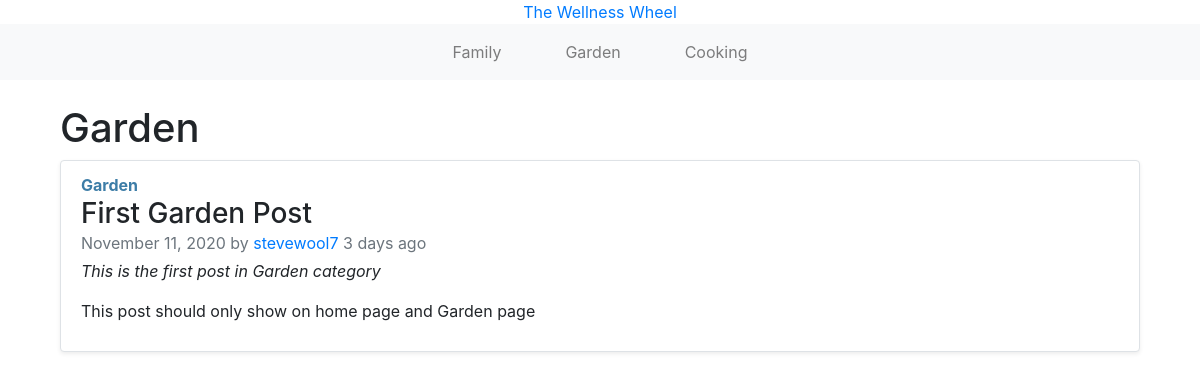
The app's page /garden/ with its own data.
### blogs/models.py (models this page shows, shortened)
class Post(models.Model):
    STATUS = (
        (0, "Draft"),
        (1, "Publish")
    )
    FAMILY = 'FAMILY'
    GARDEN = 'GARDEN'
    COOKING = 'COOKING'
    CATEGORIES = [
        (FAMILY, 'Family'),
        (GARDEN, 'Garden'),
        (COOKING, 'Cooking')
    ]
    category = models.CharField(max_length=25, choices=CATEGORIES, default='')
    title = models.CharField(max_length=200, unique=True)
    slug = models.SlugField(max_length=200, unique=True)
    author = models.ForeignKey(
        User, on_delete=models.CASCADE, related_name='blog_posts')
    updated_on = models.DateTimeField(auto_now=True)
    description = models.TextField()
    content = models.TextField()
    created_on = models.DateTimeField(auto_now_add=True)
    status = models.IntegerField(choices=STATUS, default=0)
    photo = models.ImageField(upload_to="posts")
    class Meta:
        ordering = ['-created_on']
    def __str__(self):
        return self.title
    def get_color(self):
        color = ''
        if self.category == 'FAMILY':
            color = '#F4ABAA'
        elif self.category == 'GARDEN':
            color = '#3D7DA7'
        elif self.category == 'COOKING':
            color = '#9B3A95'
        return color
    def when_posted(self):
        now = timezone.now()
        diff = now - self.created_on
        if diff.days == 0 and diff.seconds >= 0 and diff.seconds < 60:
            seconds = diff.seconds
            if seconds == 1:
                return f"{seconds} second ago"
            else:
                return f"{seconds} seconds ago"
        if diff.days == 0 and diff.seconds >= 60 and diff.seconds < 3600:
            minutes = math.floor(diff.seconds/60)
            if minutes == 1:
                return f"{minutes} minute ago"
            else:
                return f"{minutes} minutes ago"
        if diff.days == 0 and diff.seconds >= 3600 and diff.seconds < 86400:
            hours = math.floor(diff.seconds/3600)
            if hours == 1:
                return f"{hours} hour ago"
            else:
                return f"{hours} hours ago"
        if diff.days >= 1 and diff.days < 30:
            days = diff.days
            if days == 1:
                return f"{days} day ago"
            else:
                return f"{days} days ago"

### blogs/views.py (the view)
# urls.py: path('garden/', views.garden, name='garden'),
def garden(request):
    garden_posts = Post.objects.filter(
        category='GARDEN').order_by('-created_on')
    context = {'garden_posts': garden_posts}
    return render(request, 'blogs/garden.html', context)

### blogs/templates/blogs/garden.html (shortened to what this page needs)
{% extends "blogs/base.html" %} {% block content %}
<div class="container">
  <h1>Garden</h1>
</div>
<div class="main container">
  <div class="row">
    <div class="col-md-12">
      {% for post in garden_posts %}
      <ul class="list-group">
        <li class="list-group-item mb-4 border rounded shadow-sm">
          <strong class="mb-2" style="color: {{ post.get_color}}"
            >{{ post.category|title }}</strong
          >
          <h3 class="mb-0">{{ post }}</h3>
          <p class="mb-1 text-muted">
            {{ post.created_on|date:"F n, Y" }} by
            <a href="#">{{ post.author }}</a>
            <span>{{ post.when_posted }}</span>
          </p>
          <p><em>{{ post.description }}</em></p>
          <p>{{ post.content|truncatewords:25 }}</p>
        </li>
      </ul>
      {% endfor %}
    </div>
  </div>
</div>
{% endblock content %}

### records on screen
Post: category "Garden", title "First Garden Post", created_on "November 11, 2020", author "stevewool7", when_posted "3 days ago", description "This is the first post in Garden category", content "This post should only show on home page and Garden page"
